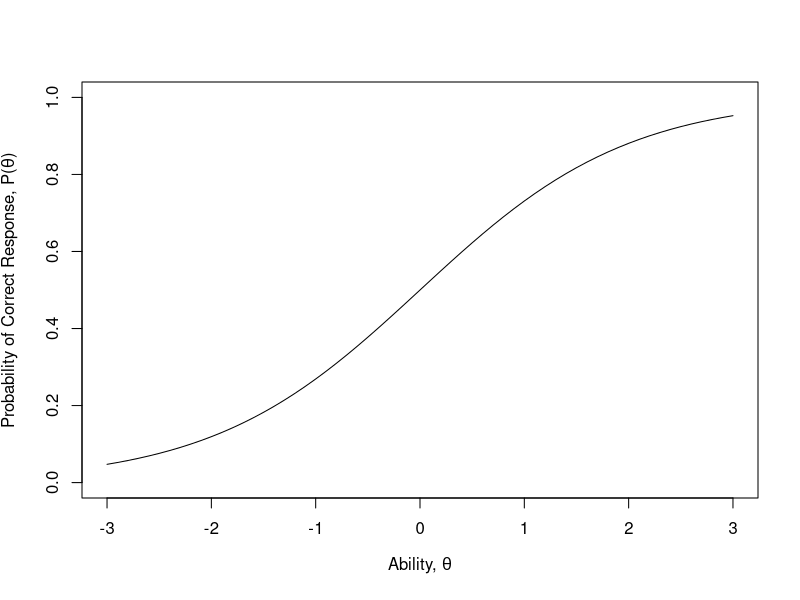
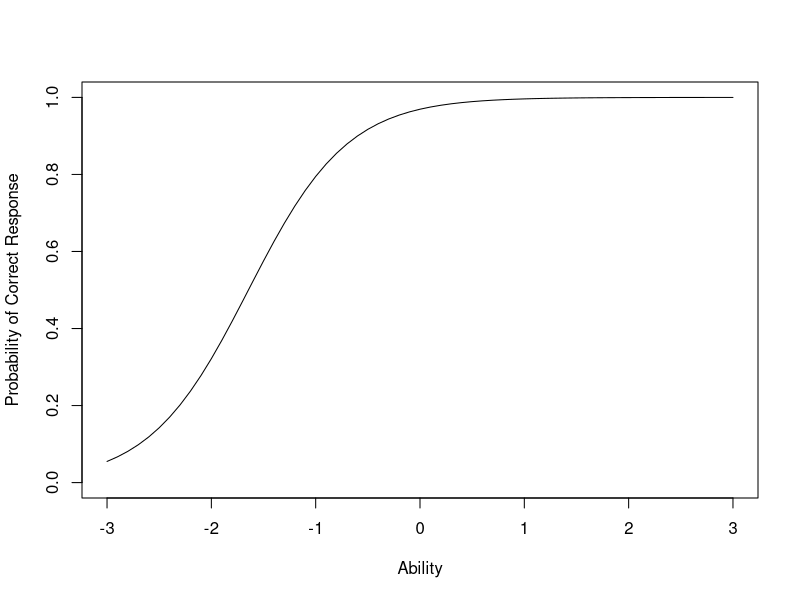
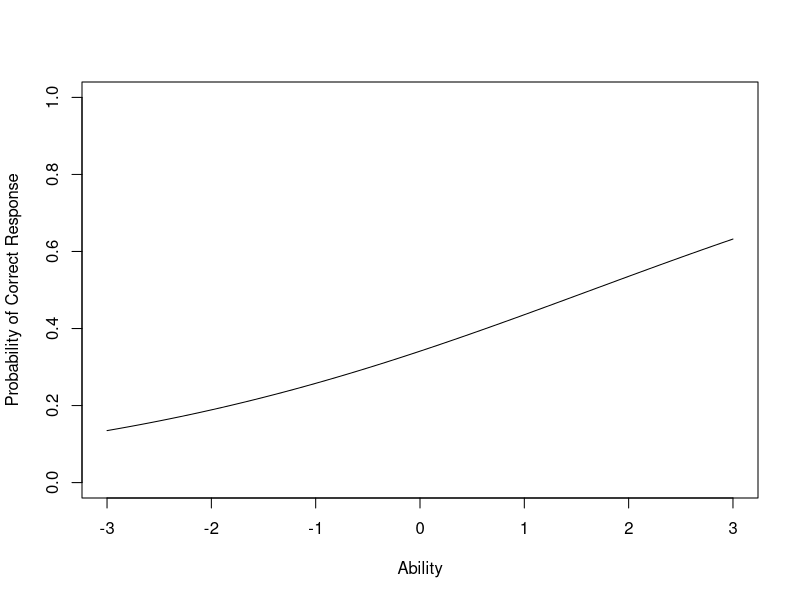
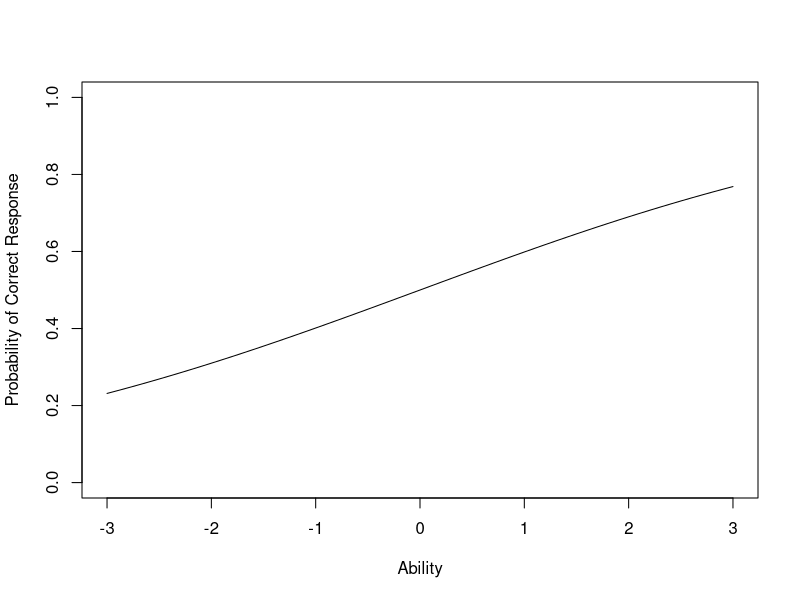
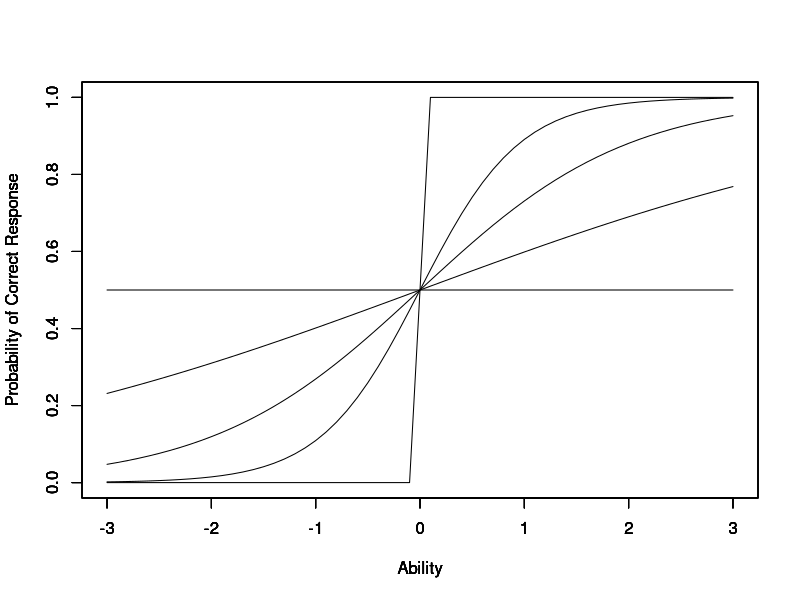
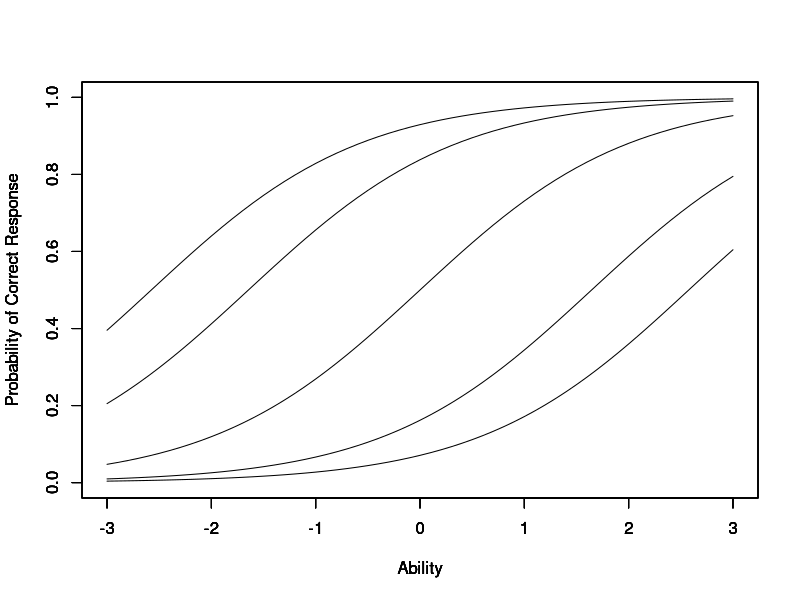

R code for these plots, in order:
## ---- chunk 1
theta <- seq(-3, 3, 0.1)
P <- 1 / (1 + exp(-theta))
plot(theta, P, type = "l",
     xlim = c(-3, 3), ylim = c(0, 1),
     xlab = expression(paste("Ability, ", theta)),
     ylab = expression(paste("Probability of Correct Response, P(", theta, ")")))
## ---- chunk 2
iccplot <- function(b = 0, a = 1){
  # 'lab' ensures ticks number are fixed
  op <- par(lab = c(7, 5, 3))
  theta <- seq(-3, 3, .1)
  P <- 1 / (1 + exp(-a * (theta - b)))
  plot(theta, P, type = "l",
       xlim = c(-3, 3), ylim = c(0, 1),
       xlab = "Ability",
       ylab = "Probability of Correct Response")
  # reset settings of parameters
  par(op)
}
## ---- chunk 3
b_veryeasy <- qnorm(0.005)
b_easy <- qnorm(0.05)
b_medium <- qnorm(0.5)
b_hard <- qnorm(0.95)
b_veryhard <- qnorm(0.995)

a_none <- 0
a_low <- 0.4
a_moderate <- 1
a_high <- 2.1
a_perfect <- 999
## ---- chunk 4
iccplot(b = b_easy, a = a_high)
## ---- chunk 5
iccplot(b = b_hard, a = a_low)
## ---- chunk 6
iccplot(b = b_medium, a = a_low)
## ---- chunk 7
iccplot(b = b_medium, a = a_moderate)
op <- par(new = TRUE)
iccplot(b = b_medium, a = a_none)
par(op)
op <- par(new = TRUE)
iccplot(b = b_medium, a = a_low)
par(op)
op <- par(new = TRUE)
iccplot(b = b_medium, a = a_high)
par(op)
op <- par(new = TRUE)
iccplot(b = b_medium, a = a_perfect)
par(op)
## ---- chunk 8
iccplot(b = b_veryeasy, a = a_moderate)
op <- par(new = TRUE)
iccplot(b = b_easy, a = a_moderate)
par(op)
op <- par(new = TRUE)
iccplot(b = b_medium, a = a_moderate)
par(op)
op <- par(new = TRUE)
iccplot(b = b_hard, a = a_moderate)
par(op)
op <- par(new = TRUE)
iccplot(b = b_veryhard, a = a_moderate)
par(op)
